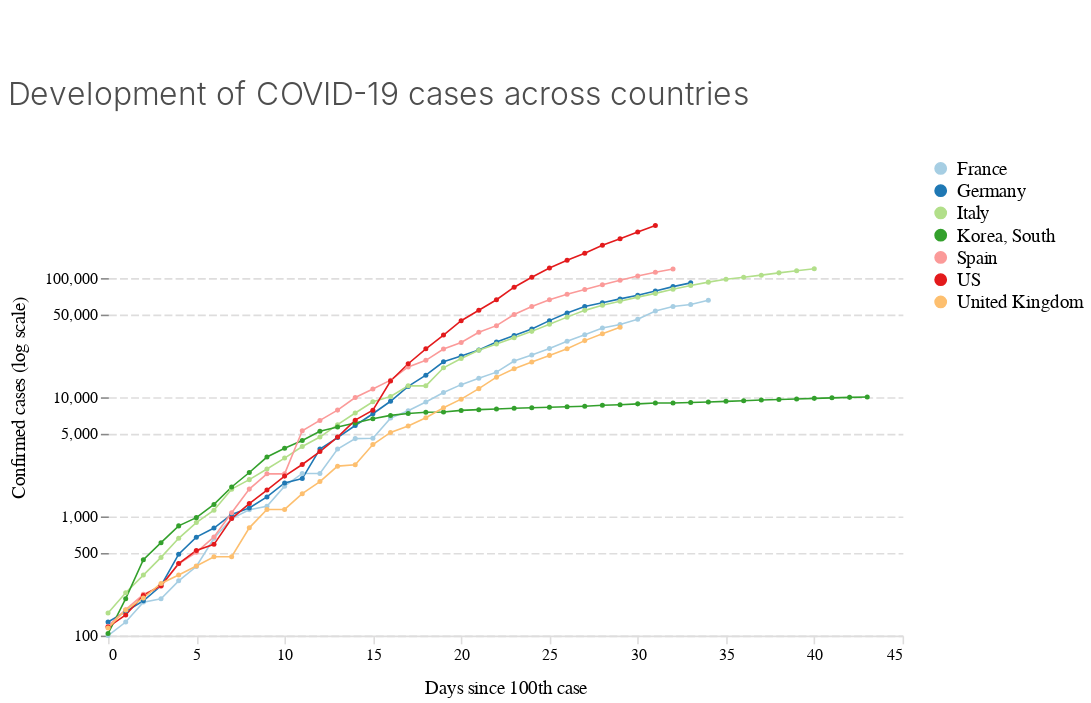

The code cell stored with this chart in its notebook:
### Code cell
chart_covid_cases

### Figure 1 — Vega-Lite specification as saved in the notebook (floating-point values rounded to 4 significant figures; data arrays with more than 128 entries replaced by an {"elided": "..."} marker saying what was removed)
{"$schema": "https://vega.github.io/schema/vega-lite/v3.4.0.json", "config": {"area": {"fill": "#1696d2"}, "axisX": {"domain": true, "domainColor": "#DEDDDD", "domainDashOffset": 10, "domainWidth": 1, "grid": false, "labelAngle": 0, "labelFont": "Avenir", "labelFontSize": 10, "tickColor": "#DEDDDD", "titleFont": "Avenir", "titleFontSize": 12, "titleFontWeight": 400, "titlePadding": 10}, "axisY": {"domain": false, "domainDashOffset": 10, "grid": true, "gridColor": "#DEDDDD", "gridDash": [5, 2], "gridWidth": 1, "labelAngle": 0, "labelFont": "Avenir", "labelFontSize": 10, "titleFont": "Avenir", "titleFontSize": 12, "titleFontWeight": 400, "titlePadding": 10}, "bar": {"fill": "#1696d2", "strokeWidth": 0}, "guide-title": {"color": "Monospace", "font": "Avenir", "fontSize": 15}, "header": {"titleFontSize": 12, "titleFontWeight": 400}, "legend": {"labelFont": "Avenir", "labelFontSize": 12, "symbolSize": 50, "symbolType": "circle", "title": "", "titleFont": "Avenir", "titleFontSize": 12}, "line": {"color": "#1696d2", "stroke": "#1696d2", "strokeWidth": 1}, "path": {"stroke": "#1696d2"}, "point": {"filled": true}, "range": {"category": ["#a6cee3", "#1f78b4", "#b2df8a", "#33a02c", "#fb9a99", "#e31a1c", "#fdbf6f", "#ff7f00"], "diverging": ["#cfe8f3", "#a2d4ec", "#73bfe2", "#46abdb", "#1696d2", "#12719e"]}, "text": {"align": "right", "color": "#1696d2", "font": "Avenir", "fontSize": 12, "fontWeight": 400, "size": 11}, "title": {"anchor": "start", "color": "#4d4d4d", "font": "Avenir", "fontSize": 20, "fontWeight": 300, "lineHeight": 100, "offset": 30}, "trail": {"color": "#1696d2", "stroke": "#1696d2"}, "view": {"strokeWidth": 0}}, "data": {"name": "data-07c1162d9be6f80c929e1a60b12c100a"}, "datasets": {"data-07c1162d9be6f80c929e1a60b12c100a": {"elided": "249 records"}}, "encoding": {"color": {"field": "country", "type": "nominal"}, "x": {"field": "days_since100", "title": "Days since 100th case", "type": "quantitative"}, "y": {"field": "value", "scale": {"bins": [100, 500, 1000, 5000, 10000, 50000, 100000], "type": "log"}, "title": "Confirmed cases (log scale)", "type": "quantitative"}}, "height": 300, "mark": {"point": {"shape": "circle", "size": 10}, "type": "line"}, "padding": {"bottom": 5, "left": 5, "right": 5, "top": 50}, "title": "Development of COVID-19 cases across countries", "width": 500}
